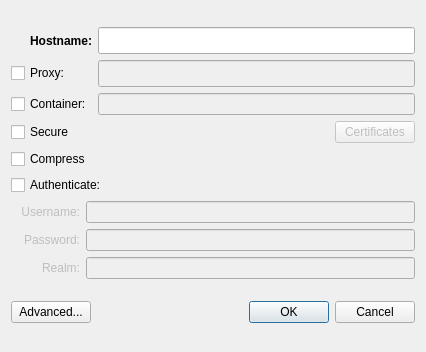
<?xml version="1.0" encoding="UTF-8"?>
<ui version="4.0">
 <class>HostDialog</class>
 <widget class="QDialog" name="HostDialog">
  <property name="windowModality">
   <enum>Qt::WindowModal</enum>
  </property>
  <property name="geometry">
   <rect>
    <x>0</x>
    <y>0</y>
    <width>426</width>
    <height>352</height>
   </rect>
  </property>
  <property name="sizePolicy">
   <sizepolicy hsizetype="MinimumExpanding" vsizetype="MinimumExpanding">
    <horstretch>0</horstretch>
    <verstretch>0</verstretch>
   </sizepolicy>
  </property>
  <property name="minimumSize">
   <size>
    <width>300</width>
    <height>120</height>
   </size>
  </property>
  <property name="windowTitle">
   <string>Add Host</string>
  </property>
  <property name="windowIcon">
   <iconset resource="pmchart.qrc">
    <normaloff>:/images/computer.png</normaloff>:/images/computer.png</iconset>
  </property>
  <property name="sizeGripEnabled">
   <bool>false</bool>
  </property>
  <property name="modal">
   <bool>true</bool>
  </property>
  <layout class="QVBoxLayout" name="verticalLayout">
   <item>
    <layout class="QVBoxLayout">
     <property name="spacing">
      <number>6</number>
     </property>
     <property name="margin">
      <number>0</number>
     </property>
     <item>
      <layout class="QGridLayout">
       <property name="margin">
        <number>0</number>
       </property>
       <property name="spacing">
        <number>6</number>
       </property>
       <item row="0" column="0">
        <widget class="QLabel" name="hostLabel">
         <property name="font">
          <font>
           <weight>75</weight>
           <bold>true</bold>
          </font>
         </property>
         <property name="frameShadow">
          <enum>QFrame::Plain</enum>
         </property>
         <property name="text">
          <string>Hostname:</string>
         </property>
         <property name="textFormat">
          <enum>Qt::AutoText</enum>
         </property>
         <property name="alignment">
          <set>Qt::AlignRight|Qt::AlignTrailing|Qt::AlignVCenter</set>
         </property>
         <property name="wordWrap">
          <bool>false</bool>
         </property>
         <property name="buddy">
          <cstring>hostLineEdit</cstring>
         </property>
        </widget>
       </item>
       <item row="1" column="1">
        <widget class="QLineEdit" name="proxyLineEdit">
         <property name="enabled">
          <bool>false</bool>
         </property>
         <property name="minimumSize">
          <size>
           <width>0</width>
           <height>27</height>
          </size>
         </property>
        </widget>
       </item>
       <item row="0" column="1">
        <widget class="QLineEdit" name="hostLineEdit">
         <property name="minimumSize">
          <size>
           <width>0</width>
           <height>27</height>
          </size>
         </property>
        </widget>
       </item>
       <item row="1" column="0">
        <widget class="QCheckBox" name="proxyCheckBox">
         <property name="text">
          <string>Proxy:</string>
         </property>
        </widget>
       </item>
       <item row="2" column="0">
        <widget class="QCheckBox" name="containerCheckBox">
         <property name="text">
          <string>Container:</string>
         </property>
        </widget>
       </item>
       <item row="2" column="1">
        <widget class="QLineEdit" name="containerLineEdit">
         <property name="enabled">
          <bool>false</bool>
         </property>
        </widget>
       </item>
      </layout>
     </item>
     <item>
      <layout class="QGridLayout" name="secureGridLayout">
       <item row="0" column="0">
        <widget class="QCheckBox" name="secureCheckBox">
         <property name="text">
          <string>Secure</string>
         </property>
        </widget>
       </item>
       <item row="0" column="1">
        <spacer name="horizontalSpacer">
         <property name="orientation">
          <enum>Qt::Horizontal</enum>
         </property>
         <property name="sizeHint" stdset="0">
          <size>
           <width>40</width>
           <height>20</height>
          </size>
         </property>
        </spacer>
       </item>
       <item row="0" column="2">
        <widget class="QPushButton" name="certificatesPushButton">
         <property name="enabled">
          <bool>false</bool>
         </property>
         <property name="text">
          <string>Certificates</string>
         </property>
        </widget>
       </item>
      </layout>
     </item>
     <item>
      <widget class="QCheckBox" name="compressCheckBox">
       <property name="text">
        <string>Compress</string>
       </property>
      </widget>
     </item>
     <item>
      <widget class="QCheckBox" name="authenticateCheckBox">
       <property name="text">
        <string>Authenticate:</string>
       </property>
      </widget>
     </item>
     <item>
      <layout class="QGridLayout" name="authenticateGridLayout">
       <item row="0" column="1">
        <widget class="QLabel" name="usernameLabel">
         <property name="enabled">
          <bool>false</bool>
         </property>
         <property name="text">
          <string>Username:</string>
         </property>
         <property name="alignment">
          <set>Qt::AlignRight|Qt::AlignTrailing|Qt::AlignVCenter</set>
         </property>
        </widget>
       </item>
       <item row="0" column="2">
        <widget class="QLineEdit" name="usernameLineEdit">
         <property name="enabled">
          <bool>false</bool>
         </property>
        </widget>
       </item>
       <item row="1" column="1">
        <widget class="QLabel" name="passwordLabel">
         <property name="enabled">
          <bool>false</bool>
         </property>
         <property name="text">
          <string>Password:</string>
         </property>
         <property name="alignment">
          <set>Qt::AlignRight|Qt::AlignTrailing|Qt::AlignVCenter</set>
         </property>
        </widget>
       </item>
       <item row="1" column="2">
        <widget class="QLineEdit" name="passwordLineEdit">
         <property name="enabled">
          <bool>false</bool>
         </property>
         <property name="echoMode">
          <enum>QLineEdit::Password</enum>
         </property>
        </widget>
       </item>
       <item row="2" column="1">
        <widget class="QLabel" name="realmLabel">
         <property name="enabled">
          <bool>false</bool>
         </property>
         <property name="text">
          <string>Realm:</string>
         </property>
         <property name="alignment">
          <set>Qt::AlignRight|Qt::AlignTrailing|Qt::AlignVCenter</set>
         </property>
        </widget>
       </item>
       <item row="2" column="2">
        <widget class="QLineEdit" name="realmLineEdit">
         <property name="enabled">
          <bool>false</bool>
         </property>
        </widget>
       </item>
       <item row="1" column="0">
        <spacer name="horizontalSpacer_2">
         <property name="orientation">
          <enum>Qt::Horizontal</enum>
         </property>
         <property name="sizeType">
          <enum>QSizePolicy::Fixed</enum>
         </property>
         <property name="sizeHint" stdset="0">
          <size>
           <width>10</width>
           <height>20</height>
          </size>
         </property>
        </spacer>
       </item>
      </layout>
     </item>
    </layout>
   </item>
   <item>
    <layout class="QHBoxLayout" name="horizontalLayout">
     <item>
      <widget class="QPushButton" name="advancedPushButton">
       <property name="text">
        <string>Advanced...</string>
       </property>
      </widget>
     </item>
     <item>
      <spacer name="horizontalSpacer_3">
       <property name="orientation">
        <enum>Qt::Horizontal</enum>
       </property>
       <property name="sizeHint" stdset="0">
        <size>
         <width>40</width>
         <height>20</height>
        </size>
       </property>
      </spacer>
     </item>
     <item>
      <widget class="QDialogButtonBox" name="buttonBox">
       <property name="standardButtons">
        <set>QDialogButtonBox::Cancel|QDialogButtonBox::Ok</set>
       </property>
      </widget>
     </item>
    </layout>
   </item>
  </layout>
 </widget>
 <tabstops>
  <tabstop>hostLineEdit</tabstop>
  <tabstop>proxyCheckBox</tabstop>
  <tabstop>proxyLineEdit</tabstop>
  <tabstop>containerCheckBox</tabstop>
  <tabstop>secureCheckBox</tabstop>
  <tabstop>certificatesPushButton</tabstop>
  <tabstop>compressCheckBox</tabstop>
  <tabstop>authenticateCheckBox</tabstop>
  <tabstop>usernameLineEdit</tabstop>
  <tabstop>passwordLineEdit</tabstop>
  <tabstop>realmLineEdit</tabstop>
  <tabstop>advancedPushButton</tabstop>
  <tabstop>buttonBox</tabstop>
 </tabstops>
 <resources>
  <include location="pmchart.qrc"/>
 </resources>
 <connections>
  <connection>
   <sender>buttonBox</sender>
   <signal>accepted()</signal>
   <receiver>HostDialog</receiver>
   <slot>accept()</slot>
   <hints>
    <hint type="sourcelabel">
     <x>20</x>
     <y>20</y>
    </hint>
    <hint type="destinationlabel">
     <x>20</x>
     <y>20</y>
    </hint>
   </hints>
  </connection>
  <connection>
   <sender>buttonBox</sender>
   <signal>rejected()</signal>
   <receiver>HostDialog</receiver>
   <slot>reject()</slot>
   <hints>
    <hint type="sourcelabel">
     <x>20</x>
     <y>20</y>
    </hint>
    <hint type="destinationlabel">
     <x>20</x>
     <y>20</y>
    </hint>
   </hints>
  </connection>
  <connection>
   <sender>proxyCheckBox</sender>
   <signal>toggled(bool)</signal>
   <receiver>HostDialog</receiver>
   <slot>proxyCheckBox_toggled(bool)</slot>
  </connection>
  <connection>
   <sender>containerCheckBox</sender>
   <signal>toggled(bool)</signal>
   <receiver>HostDialog</receiver>
   <slot>containerCheckBox_toggled(bool)</slot>
  </connection>
  <connection>
   <sender>certificatesPushButton</sender>
   <signal>clicked()</signal>
   <receiver>HostDialog</receiver>
   <slot>certificatesPushButton_clicked()</slot>
  </connection>
  <connection>
   <sender>advancedPushButton</sender>
   <signal>clicked()</signal>
   <receiver>HostDialog</receiver>
   <slot>advancedPushButton_clicked()</slot>
  </connection>
  <connection>
   <sender>secureCheckBox</sender>
   <signal>toggled(bool)</signal>
   <receiver>HostDialog</receiver>
   <slot>secureCheckBox_toggled(bool)</slot>
  </connection>
  <connection>
   <sender>authenticateCheckBox</sender>
   <signal>toggled(bool)</signal>
   <receiver>HostDialog</receiver>
   <slot>authenticateCheckBox_toggled(bool)</slot>
  </connection>
 </connections>
</ui>
